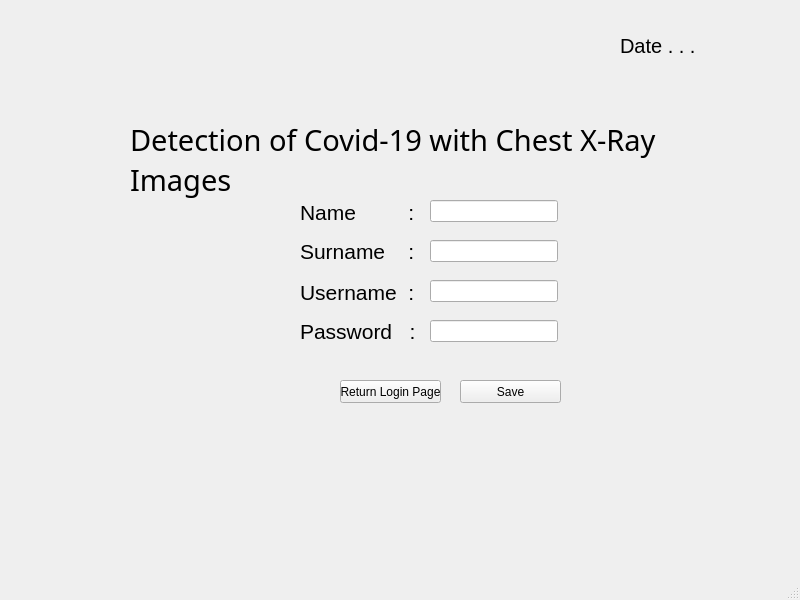
<?xml version="1.0" encoding="UTF-8"?>
<ui version="4.0">
 <class>MainWindow</class>
 <widget class="QMainWindow" name="MainWindow">
  <property name="geometry">
   <rect>
    <x>0</x>
    <y>0</y>
    <width>800</width>
    <height>600</height>
   </rect>
  </property>
  <property name="windowTitle">
   <string>MainWindow</string>
  </property>
  <widget class="QWidget" name="centralwidget">
   <widget class="QPushButton" name="saveButton">
    <property name="geometry">
     <rect>
      <x>460</x>
      <y>380</y>
      <width>101</width>
      <height>23</height>
     </rect>
    </property>
    <property name="text">
     <string>Save</string>
    </property>
    <property name="icon">
     <iconset>
      <normaloff>../imgs/checked.png</normaloff>../imgs/checked.png</iconset>
    </property>
    <property name="iconSize">
     <size>
      <width>30</width>
      <height>20</height>
     </size>
    </property>
    <property name="checkable">
     <bool>false</bool>
    </property>
    <property name="autoRepeat">
     <bool>false</bool>
    </property>
    <property name="autoExclusive">
     <bool>false</bool>
    </property>
   </widget>
   <widget class="QLabel" name="label_title">
    <property name="geometry">
     <rect>
      <x>130</x>
      <y>110</y>
      <width>561</width>
      <height>100</height>
     </rect>
    </property>
    <property name="font">
     <font>
      <family>Script MT Bold</family>
      <pointsize>22</pointsize>
      <weight>50</weight>
      <italic>false</italic>
      <bold>false</bold>
     </font>
    </property>
    <property name="autoFillBackground">
     <bool>false</bool>
    </property>
    <property name="text">
     <string>Detection of Covid-19 with Chest X-Ray Images</string>
    </property>
    <property name="textFormat">
     <enum>Qt::AutoText</enum>
    </property>
    <property name="scaledContents">
     <bool>false</bool>
    </property>
    <property name="wordWrap">
     <bool>true</bool>
    </property>
   </widget>
   <widget class="QLineEdit" name="lineEdit">
    <property name="geometry">
     <rect>
      <x>430</x>
      <y>200</y>
      <width>128</width>
      <height>22</height>
     </rect>
    </property>
   </widget>
   <widget class="QLabel" name="label_name">
    <property name="geometry">
     <rect>
      <x>300</x>
      <y>200</y>
      <width>125</width>
      <height>25</height>
     </rect>
    </property>
    <property name="font">
     <font>
      <family>Microsoft Sans Serif</family>
      <pointsize>16</pointsize>
      <weight>50</weight>
      <bold>false</bold>
     </font>
    </property>
    <property name="text">
     <string>Name         :</string>
    </property>
   </widget>
   <widget class="QLineEdit" name="lineEdit_2">
    <property name="geometry">
     <rect>
      <x>430</x>
      <y>240</y>
      <width>128</width>
      <height>22</height>
     </rect>
    </property>
   </widget>
   <widget class="QLabel" name="label_surname">
    <property name="geometry">
     <rect>
      <x>300</x>
      <y>240</y>
      <width>121</width>
      <height>22</height>
     </rect>
    </property>
    <property name="font">
     <font>
      <family>Microsoft Sans Serif</family>
      <pointsize>16</pointsize>
      <weight>50</weight>
      <bold>false</bold>
     </font>
    </property>
    <property name="text">
     <string>Surname    :</string>
    </property>
   </widget>
   <widget class="QLineEdit" name="lineEdit_3">
    <property name="geometry">
     <rect>
      <x>430</x>
      <y>280</y>
      <width>128</width>
      <height>22</height>
     </rect>
    </property>
   </widget>
   <widget class="QLabel" name="label_password">
    <property name="geometry">
     <rect>
      <x>300</x>
      <y>320</y>
      <width>121</width>
      <height>22</height>
     </rect>
    </property>
    <property name="font">
     <font>
      <family>Microsoft Sans Serif</family>
      <pointsize>16</pointsize>
      <weight>50</weight>
      <bold>false</bold>
     </font>
    </property>
    <property name="text">
     <string>Password   :</string>
    </property>
   </widget>
   <widget class="QLineEdit" name="lineEdit_4">
    <property name="geometry">
     <rect>
      <x>430</x>
      <y>320</y>
      <width>128</width>
      <height>22</height>
     </rect>
    </property>
   </widget>
   <widget class="QLabel" name="label_username">
    <property name="geometry">
     <rect>
      <x>300</x>
      <y>280</y>
      <width>125</width>
      <height>25</height>
     </rect>
    </property>
    <property name="font">
     <font>
      <family>Microsoft Sans Serif</family>
      <pointsize>16</pointsize>
      <weight>50</weight>
      <bold>false</bold>
     </font>
    </property>
    <property name="text">
     <string>Username  :</string>
    </property>
   </widget>
   <widget class="QPushButton" name="ReturnButton">
    <property name="geometry">
     <rect>
      <x>340</x>
      <y>380</y>
      <width>101</width>
      <height>23</height>
     </rect>
    </property>
    <property name="text">
     <string>Return Login Page</string>
    </property>
   </widget>
   <widget class="QLabel" name="label">
    <property name="geometry">
     <rect>
      <x>620</x>
      <y>30</y>
      <width>141</width>
      <height>31</height>
     </rect>
    </property>
    <property name="font">
     <font>
      <family>Microsoft Sans Serif</family>
      <pointsize>15</pointsize>
     </font>
    </property>
    <property name="text">
     <string>Date . . .</string>
    </property>
   </widget>
  </widget>
  <widget class="QMenuBar" name="menubar">
   <property name="geometry">
    <rect>
     <x>0</x>
     <y>0</y>
     <width>800</width>
     <height>21</height>
    </rect>
   </property>
  </widget>
  <widget class="QStatusBar" name="statusbar"/>
 </widget>
 <resources/>
 <connections/>
</ui>
